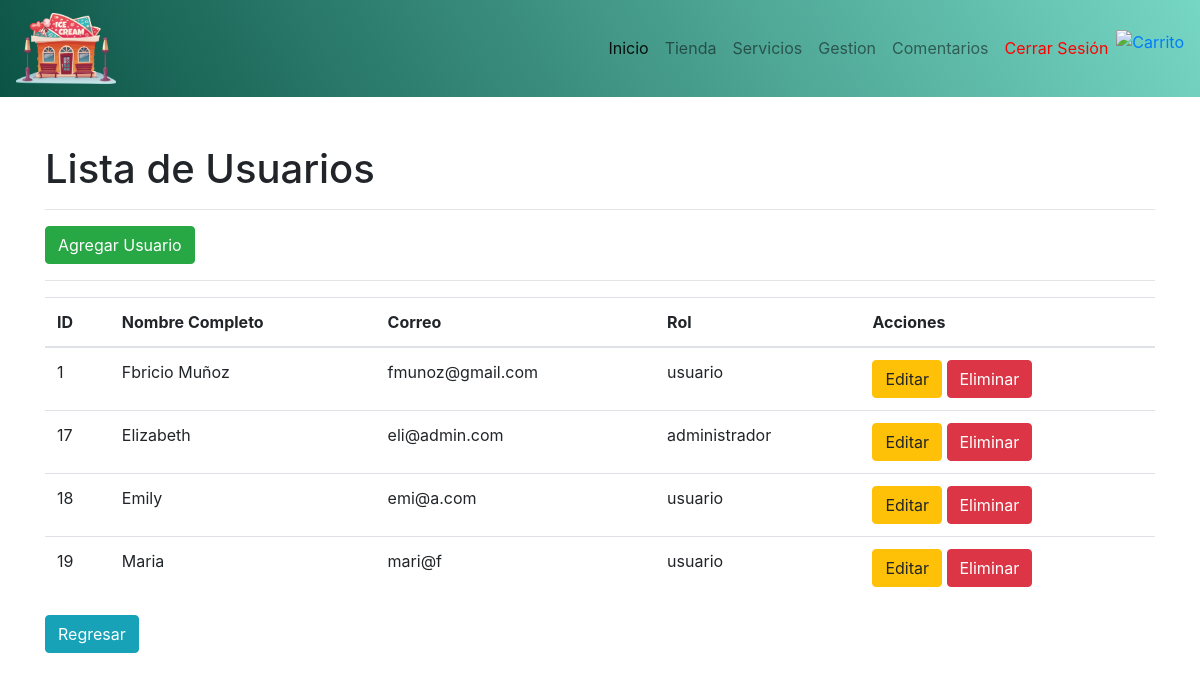
The app's page /view/VerUsuarios.php with its own data.
### tables this page shows
CREATE TABLE `usuarios` (
  `usuarioID` int(11) NOT NULL,
  `usuarioNombreCompleto` varchar(30) NOT NULL,
  `usuarioCorreo` varchar(30) NOT NULL,
  `usuarioContrasena` varchar(30) NOT NULL,
  `fecha` timestamp NOT NULL DEFAULT current_timestamp() ON UPDATE current_timestamp(),
  `rol` varchar(50) NOT NULL
);

### models/UsuarioModelo.php (called while the page is built, shortened)
<?php
class UsuarioModelo {
    public function obtenerUsuarios() {
        $conexion = Conexion::conectar();
        $stmt = $conexion->prepare("SELECT * FROM usuarios");
        $stmt->execute();
        return $stmt->fetchAll(PDO::FETCH_ASSOC);
    }
}
?>

### controllers/UsuarioControlador.php (called while the page is built, shortened)
<?php
require_once "../models/UsuarioModelo.php";
class UsuarioControlador {
    private $modelo;
    public function __construct() {
        $this->modelo = new UsuarioModelo();
    }
    public function obtenerUsuarios() {
        return $this->modelo->obtenerUsuarios();
    }
}
?>

### view/VerUsuarios.php (the view, shortened to what this page needs)
<!DOCTYPE html>
<html lang="en">
<head>
    <link rel="stylesheet" href="https://maxcdn.bootstrapcdn.com/bootstrap/4.5.2/css/bootstrap.min.css">
</head>
<body>
<?php require('./layout/navADMIN.php') ?>
    <div class="container mt-5">
        <h1>Lista de Usuarios</h1>
        <hr>
        <a class="btn btn-success" href="nuevo_usuario.php">Agregar Usuario <i class="fa fa-plus"></i> </a>
        <hr>
        <table class="table">
            <thead>
                <tr>
                    <th>ID</th>
                    <th>Nombre Completo</th>
                    <th>Correo</th>
                    <th>Rol</th>
                    <th>Acciones</th>
                </tr>
            </thead>
            <tbody>
                <?php
                    require_once '../controllers/UsuarioControlador.php';
                    $usuarioControlador = new UsuarioControlador();
                    $usuarios = $usuarioControlador->obtenerUsuarios();
                    foreach ($usuarios as $usuario) {
                        echo "<tr>";
                        echo "<td>{$usuario['usuarioID']}</td>";
                        echo "<td>{$usuario['usuarioNombreCompleto']}</td>";
                        echo "<td>{$usuario['usuarioCorreo']}</td>";
                        echo "<td>{$usuario['rol']}</td>";
                        echo "<td>
                                <a href='editar_usuario.php?id={$usuario['usuarioID']}' class='btn btn-warning'>Editar</a>
                                <a href='eliminar_usuario.php?id={$usuario['usuarioID']}' class='btn btn-danger'>Eliminar</a>
                            </td>";
                        echo "</tr>";
                    }
                ?>
            </tbody>
        </table>
        <a class="btn btn-info" href="gestion.php">Regresar <i class="fa fa-plus"></i> </a>
    </div>
</body>
</html>

### view/layout/navADMIN.php (shortened to what this page needs)
<!DOCTYPE html>
<html lang="es">
<head>
    <link href="https://stackpath.bootstrapcdn.com/bootstrap/4.3.1/css/bootstrap.min.css" rel="stylesheet">
</head>
<body>
    <header>
        <nav class="navbar navbar-expand-lg navbar-light">
        <a class="navbar-brand" href="index_admin.php">
        <img src="../assets/logo.png" alt="Logo de la heladería"> </a>
            <div class="collapse navbar-collapse" id="navbarNav">
                <ul class="navbar-nav ml-auto">
                    <li class="nav-item active">
                        <a class="nav-link" href="index_admin.php">Inicio <span class="sr-only">(actual)</span></a>
                    </li>
                    <li class="nav-item">
                        <a class="nav-link" href="tienda.php">Tienda</a>
                    </li>
                    <li class="nav-item">
                        <a class="nav-link" href="serviciosADMIN.php">Servicios</a>
                    </li>
                    <li class="nav-item">
                        <a class="nav-link" href="gestion.php">Gestion</a>
                    </li>
                    <li class="nav-item">
                        <a class="nav-link" href="VerComentarios.php">Comentarios</a>
                    </li>
                    <li class="nav-item">
    <a class="nav-link" href="../controllers/cerrar_sesion.php" style="color: red;">Cerrar Sesión</a>
</li>
                    <li class="nav-item">
                    <a href="carrito.php" >
                         <img src="../assets/carrito.png" alt="Carrito" width="60">
                         </a>
                            </li>
                </ul>
            </div>
        </nav>
    </header>
</body>
</html>

### view/layout/navADMIN.php (style rules this page uses)
.navbar { background-color: #F08080; background-image: linear-gradient(60deg, #0B5345 0%, #76D7C4 100%); }
.navbar-brand, .navbar-nav .nav-link { color: black; }
.navbar-brand img { width: 100px; margin-right: 10px; }

### records on screen
usuarios: usuarioID "1", usuarioNombreCompleto "Fbricio Muñoz", usuarioCorreo "fmunoz@gmail.com", rol "usuario"
usuarios: usuarioID "17", usuarioNombreCompleto "Elizabeth", usuarioCorreo "eli@admin.com", rol "administrador"
usuarios: usuarioID "18", usuarioNombreCompleto "Emily", usuarioCorreo "emi@a.com", rol "usuario"
usuarios: usuarioID "19", usuarioNombreCompleto "Maria", usuarioCorreo "mari@f", rol "usuario"
